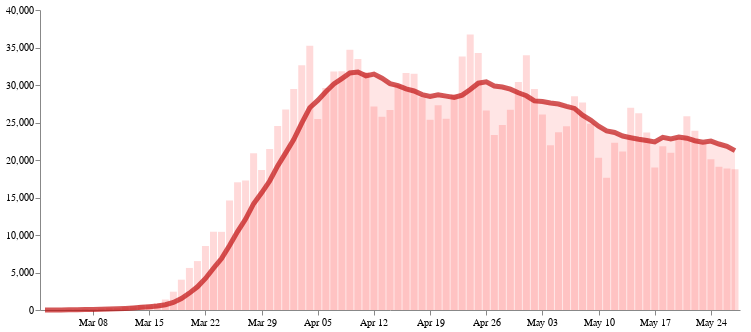

Write notebook code for a chart like this one.
### Markdown cell above
Now today or maybe a couple of days ago, NYT added interactivity to their charts. Lets do that too.  
The main concept here is using Altair [Selections]().  
We will use `selection_single()` on `date` field and change the `opacity` of the bars.
So the important code pieces are -
```py
single_bar = alt.selection_single(fields=['date'], on='mouseover', empty='none')
opacity= alt.condition(single_bar, alt.value(0.5), alt.value(0.15))
```

### Code cell
#collapse
import altair as alt
import pandas as pd
url = "https://raw.githubusercontent.com/nytimes/covid-19-data/master/us.csv"
usdf = pd.read_csv(url)
#print(udf.columns)
usdf['new_cases'] = usdf['cases'].diff()

single_bar = alt.selection_single(fields=['date'], on='mouseover', empty='none')

# Bar Chart
bar = alt.Chart(usdf).mark_bar(size=7,opacity=0.15,color='red').encode(
    x=alt.X('date:T'),
    y=alt.Y('new_cases:Q'),
    opacity= alt.condition(single_bar, alt.value(0.5), alt.value(0.15))
).add_selection(single_bar).transform_filter(alt.datum.date > alt.expr.toDate('2020-03-01'))

# Area Chart
area = alt.Chart(usdf).mark_area(fill='red', fillOpacity=0.1).transform_window(
    rolling_average='mean(new_cases)',
    frame=[-6,0] # NYT uses [-6,0] for their average NOT [-7,0]
    ).encode(
    x='date:T',
    y='rolling_average:Q'
).transform_filter(alt.datum.date > alt.expr.toDate('2020-03-01'))

# Line Chart
line = area.mark_line(**{"color": "#c11111", "opacity": 0.7, "strokeWidth": 5})

chart = (bar+area+line).configure_axis(
    grid=False,
    title=None
).configure_view(
    strokeWidth=0
).properties(width=700)

chart

### Figure 1 — Vega-Lite specification as saved in the notebook (floating-point values rounded to 4 significant figures)
{"config": {"view": {"continuousWidth": 400, "continuousHeight": 300, "strokeWidth": 0}, "axis": {"grid": false, "title": null}}, "layer": [{"mark": {"type": "bar", "color": "red", "opacity": 0.15, "size": 7}, "encoding": {"opacity": {"condition": {"value": 0.5, "selection": "selector013"}, "value": 0.15}, "x": {"type": "temporal", "field": "date"}, "y": {"type": "quantitative", "field": "new_cases"}}, "selection": {"selector013": {"type": "single", "fields": ["date"], "on": "mouseover", "empty": "none"}}, "transform": [{"filter": "(datum.date > toDate('2020-03-01'))"}]}, {"mark": {"type": "area", "fill": "red", "fillOpacity": 0.1}, "encoding": {"x": {"type": "temporal", "field": "date"}, "y": {"type": "quantitative", "field": "rolling_average"}}, "transform": [{"window": [{"op": "mean", "field": "new_cases", "as": "rolling_average"}], "frame": [-6, 0]}, {"filter": "(datum.date > toDate('2020-03-01'))"}]}, {"mark": {"type": "line", "color": "#c11111", "opacity": 0.7, "strokeWidth": 5}, "encoding": {"x": {"type": "temporal", "field": "date"}, "y": {"type": "quantitative", "field": "rolling_average"}}, "transform": [{"window": [{"op": "mean", "field": "new_cases", "as": "rolling_average"}], "frame": [-6, 0]}, {"filter": "(datum.date > toDate('2020-03-01'))"}]}], "data": {"name": "data-f4a269eeafd10c48db075c03af06c722"}, "width": 700, "$schema": "https://vega.github.io/schema/vega-lite/v4.8.1.json", "datasets": {"data-f4a269eeafd10c48db075c03af06c722": [{"date": "2020-01-21", "cases": 1, "deaths": 0, "new_cases": null}, {"date": "2020-01-22", "cases": 1, "deaths": 0, "new_cases": 0.0}, {"date": "2020-01-23", "cases": 1, "deaths": 0, "new_cases": 0.0}, {"date": "2020-01-24", "cases": 2, "deaths": 0, "new_cases": 1.0}, {"date": "2020-01-25", "cases": 3, "deaths": 0, "new_cases": 1.0}, {"date": "2020-01-26", "cases": 5, "deaths": 0, "new_cases": 2.0}, {"date": "2020-01-27", "cases": 5, "deaths": 0, "new_cases": 0.0}, {"date": "2020-01-28", "cases": 5, "deaths": 0, "new_cases": 0.0}, {"date": "2020-01-29", "cases": 5, "deaths": 0, "new_cases": 0.0}, {"date": "2020-01-30", "cases": 6, "deaths": 0, "new_cases": 1.0}, {"date": "2020-01-31", "cases": 7, "deaths": 0, "new_cases": 1.0}, {"date": "2020-02-01", "cases": 8, "deaths": 0, "new_cases": 1.0}, {"date": "2020-02-02", "cases": 11, "deaths": 0, "new_cases": 3.0}, {"date": "2020-02-03", "cases": 11, "deaths": 0, "new_cases": 0.0}, {"date": "2020-02-04", "cases": 11, "deaths": 0, "new_cases": 0.0}, {"date": "2020-02-05", "cases": 12, "deaths": 0, "new_cases": 1.0}, {"date": "2020-02-06", "cases": 12, "deaths": 0, "new_cases": 0.0}, {"date": "2020-02-07", "cases": 12, "deaths": 0, "new_cases": 0.0}, {"date": "2020-02-08", "cases": 12, "deaths": 0, "new_cases": 0.0}, {"date": "2020-02-09", "cases": 12, "deaths": 0, "new_cases": 0.0}, {"date": "2020-02-10", "cases": 13, "deaths": 0, "new_cases": 1.0}, {"date": "2020-02-11", "cases": 13, "deaths": 0, "new_cases": 0.0}, {"date": "2020-02-12", "cases": 14, "deaths": 0, "new_cases": 1.0}, {"date": "2020-02-13", "cases": 15, "deaths": 0, "new_cases": 1.0}, {"date": "2020-02-14", "cases": 15, "deaths": 0, "new_cases": 0.0}, {"date": "2020-02-15", "cases": 15, "deaths": 0, "new_cases": 0.0}, {"date": "2020-02-16", "cases": 15, "deaths": 0, "new_cases": 0.0}, {"date": "2020-02-17", "cases": 25, "deaths": 0, "new_cases": 10.0}, {"date": "2020-02-18", "cases": 25, "deaths": 0, "new_cases": 0.0}, {"date": "2020-02-19", "cases": 25, "deaths": 0, "new_cases": 0.0}, {"date": "2020-02-20", "cases": 27, "deaths": 0, "new_cases": 2.0}, {"date": "2020-02-21", "cases": 30, "deaths": 0, "new_cases": 3.0}, {"date": "2020-02-22", "cases": 30, "deaths": 0, "new_cases": 0.0}, {"date": "2020-02-23", "cases": 30, "deaths": 0, "new_cases": 0.0}, {"date": "2020-02-24", "cases": 43, "deaths": 0, "new_cases": 13.0}, {"date": "2020-02-25", "cases": 45, "deaths": 0, "new_cases": 2.0}, {"date": "2020-02-26", "cases": 60, "deaths": 0, "new_cases": 15.0}, {"date": "2020-02-27", "cases": 60, "deaths": 0, "new_cases": 0.0}, {"date": "2020-02-28", "cases": 65, "deaths": 0, "new_cases": 5.0}, {"date": "2020-02-29", "cases": 70, "deaths": 1, "new_cases": 5.0}, {"date": "2020-03-01", "cases": 88, "deaths": 3, "new_cases": 18.0}, {"date": "2020-03-02", "cases": 104, "deaths": 6, "new_cases": 16.0}, {"date": "2020-03-03", "cases": 125, "deaths": 10, "new_cases": 21.0}, {"date": "2020-03-04", "cases": 161, "deaths": 12, "new_cases": 36.0}, {"date": "2020-03-05", "cases": 228, "deaths": 12, "new_cases": 67.0}, {"date": "2020-03-06", "cases": 311, "deaths": 15, "new_cases": 83.0}, {"date": "2020-03-07", "cases": 428, "deaths": 19, "new_cases": 117.0}, {"date": "2020-03-08", "cases": 547, "deaths": 22, "new_cases": 119.0}, {"date": "2020-03-09", "cases": 748, "deaths": 26, "new_cases": 201.0}, {"date": "2020-03-10", "cases": 1018, "deaths": 31, "new_cases": 270.0}, {"date": "2020-03-11", "cases": 1263, "deaths": 37, "new_cases": 245.0}, {"date": "2020-03-12", "cases": 1668, "deaths": 43, "new_cases": 405.0}, {"date": "2020-03-13", "cases": 2224, "deaths": 50, "new_cases": 556.0}, {"date": "2020-03-14", "cases": 2898, "deaths": 60, "new_cases": 674.0}, {"date": "2020-03-15", "cases": 3600, "deaths": 68, "new_cases": 702.0}, {"date": "2020-03-16", "cases": 4507, "deaths": 91, "new_cases": 907.0}, {"date": "2020-03-17", "cases": 5906, "deaths": 117, "new_cases": 1399.0}, {"date": "2020-03-18", "cases": 8350, "deaths": 162, "new_cases": 2444.0}, {"date": "2020-03-19", "cases": 12393, "deaths": 212, "new_cases": 4043.0}, {"date": "2020-03-20", "cases": 18001, "deaths": 275, "new_cases": 5608.0}, {"date": "2020-03-21", "cases": 24526, "deaths": 358, "new_cases": 6525.0}, {"date": "2020-03-22", "cases": 33063, "deaths": 455, "new_cases": 8537.0}, {"date": "2020-03-23", "cases": 43500, "deaths": 574, "new_cases": 10440.0}, {"date": "2020-03-24", "cases": 53924, "deaths": 769, "new_cases": 10420.0}, {"date": "2020-03-25", "cases": 68530, "deaths": 1039, "new_cases": 14610.0}, {"date": "2020-03-26", "cases": 85558, "deaths": 1345, "new_cases": 17030.0}, {"date": "2020-03-27", "cases": 102829, "deaths": 1758, "new_cases": 17270.0}, {"date": "2020-03-28", "cases": 123723, "deaths": 2287, "new_cases": 20890.0}, {"date": "2020-03-29", "cases": 142397, "deaths": 2702, "new_cases": 18670.0}, {"date": "2020-03-30", "cases": 163863, "deaths": 3356, "new_cases": 21470.0}, {"date": "2020-03-31", "cases": 188413, "deaths": 4290, "new_cases": 24550.0}, {"date": "2020-04-01", "cases": 215161, "deaths": 5315, "new_cases": 26750.0}, {"date": "2020-04-02", "cases": 244619, "deaths": 6542, "new_cases": 29460.0}, {"date": "2020-04-03", "cases": 277262, "deaths": 7902, "new_cases": 32640.0}, {"date": "2020-04-04", "cases": 312498, "deaths": 9466, "new_cases": 35240.0}, {"date": "2020-04-05", "cases": 337959, "deaths": 10828, "new_cases": 25460.0}, {"date": "2020-04-06", "cases": 367568, "deaths": 12330, "new_cases": 29610.0}, {"date": "2020-04-07", "cases": 399352, "deaths": 14579, "new_cases": 31780.0}, {"date": "2020-04-08", "cases": 431169, "deaths": 16673, "new_cases": 31820.0}, {"date": "2020-04-09", "cases": 465859, "deaths": 18772, "new_cases": 34690.0}, {"date": "2020-04-10", "cases": 499325, "deaths": 21028, "new_cases": 33470.0}, {"date": "2020-04-11", "cases": 531042, "deaths": 23105, "new_cases": 31720.0}, {"date": "2020-04-12", "cases": 558182, "deaths": 24785, "new_cases": 27140.0}, {"date": "2020-04-13", "cases": 583940, "deaths": 26547, "new_cases": 25760.0}, {"date": "2020-04-14", "cases": 610615, "deaths": 29246, "new_cases": 26680.0}, {"date": "2020-04-15", "cases": 640637, "deaths": 31994, "new_cases": 30020.0}, {"date": "2020-04-16", "cases": 672243, "deaths": 34264, "new_cases": 31610.0}, {"date": "2020-04-17", "cases": 703740, "deaths": 36626, "new_cases": 31500.0}, {"date": "2020-04-18", "cases": 732121, "deaths": 38571, "new_cases": 28380.0}, {"date": "2020-04-19", "cases": 757475, "deaths": 40089, "new_cases": 25350.0}, {"date": "2020-04-20", "cases": 784761, "deaths": 41919, "new_cases": 27290.0}, {"date": "2020-04-21", "cases": 810249, "deaths": 44587, "new_cases": 25490.0}, {"date": "2020-04-22", "cases": 839017, "deaths": 46955, "new_cases": 28770.0}, {"date": "2020-04-23", "cases": 872805, "deaths": 49123, "new_cases": 33790.0}, {"date": "2020-04-24", "cases": 909530, "deaths": 51250, "new_cases": 36720.0}, {"date": "2020-04-25", "cases": 943802, "deaths": 53210, "new_cases": 34270.0}, {"date": "2020-04-26", "cases": 970409, "deaths": 54465, "new_cases": 26610.0}, {"date": "2020-04-27", "cases": 993747, "deaths": 56022, "new_cases": 23340.0}, {"date": "2020-04-28", "cases": 1018399, "deaths": 58416, "new_cases": 24650.0}, {"date": "2020-04-29", "cases": 1045102, "deaths": 60930, "new_cases": 26700.0}, {"date": "2020-04-30", "cases": 1075517, "deaths": 63140, "new_cases": 30420.0}, {"date": "2020-05-01", "cases": 1109476, "deaths": 64902, "new_cases": 33960.0}, {"date": "2020-05-02", "cases": 1138944, "deaths": 66485, "new_cases": 29470.0}, {"date": "2020-05-03", "cases": 1165013, "deaths": 67816, "new_cases": 26070.0}, {"date": "2020-05-04", "cases": 1186965, "deaths": 68905, "new_cases": 21950.0}, {"date": "2020-05-05", "cases": 1210669, "deaths": 71139, "new_cases": 23700.0}, {"date": "2020-05-06", "cases": 1235174, "deaths": 73847, "new_cases": 24500.0}, {"date": "2020-05-07", "cases": 1263668, "deaths": 75805, "new_cases": 28490.0}, {"date": "2020-05-08", "cases": 1291329, "deaths": 77380, "new_cases": 27660.0}, {"date": "2020-05-09", "cases": 1316167, "deaths": 78834, "new_cases": 24840.0}, {"date": "2020-05-10", "cases": 1336478, "deaths": 79765, "new_cases": 20310.0}, {"date": "2020-05-11", "cases": 1354096, "deaths": 80747, "new_cases": 17620.0}, {"date": "2020-05-12", "cases": 1376388, "deaths": 82400, "new_cases": 22290.0}, {"date": "2020-05-13", "cases": 1397520, "deaths": 84168, "new_cases": 21130.0}, {"date": "2020-05-14", "cases": 1424474, "deaths": 85906, "new_cases": 26950.0}, {"date": "2020-05-15", "cases": 1450700, "deaths": 87499, "new_cases": 26230.0}, {"date": "2020-05-16", "cases": 1474351, "deaths": 88724, "new_cases": 23650.0}, {"date": "2020-05-17", "cases": 1493350, "deaths": 89568, "new_cases": 19000.0}, {"date": "2020-05-18", "cases": 1515177, "deaths": 90414, "new_cases": 21830.0}, {"date": "2020-05-19", "cases": 1536129, "deaths": 91934, "new_cases": 20950.0}, {"date": "2020-05-20", "cases": 1559003, "deaths": 93406, "new_cases": 22870.0}, {"date": "2020-05-21", "cases": 1584826, "deaths": 94721, "new_cases": 25820.0}, {"date": "2020-05-22", "cases": 1608710, "deaths": 96010, "new_cases": 23880.0}, {"date": "2020-05-23", "cases": 1630912, "deaths": 97060, "new_cases": 22200.0}, {"date": "2020-05-24", "cases": 1651004, "deaths": 97680, "new_cases": 20090.0}, {"date": "2020-05-25", "cases": 1670101, "deaths": 98190, "new_cases": 19100.0}, {"date": "2020-05-26", "cases": 1688958, "deaths": 98937, "new_cases": 18860.0}, {"date": "2020-05-27", "cases": 1707719, "deaths": 100422, "new_cases": 18760.0}]}}
